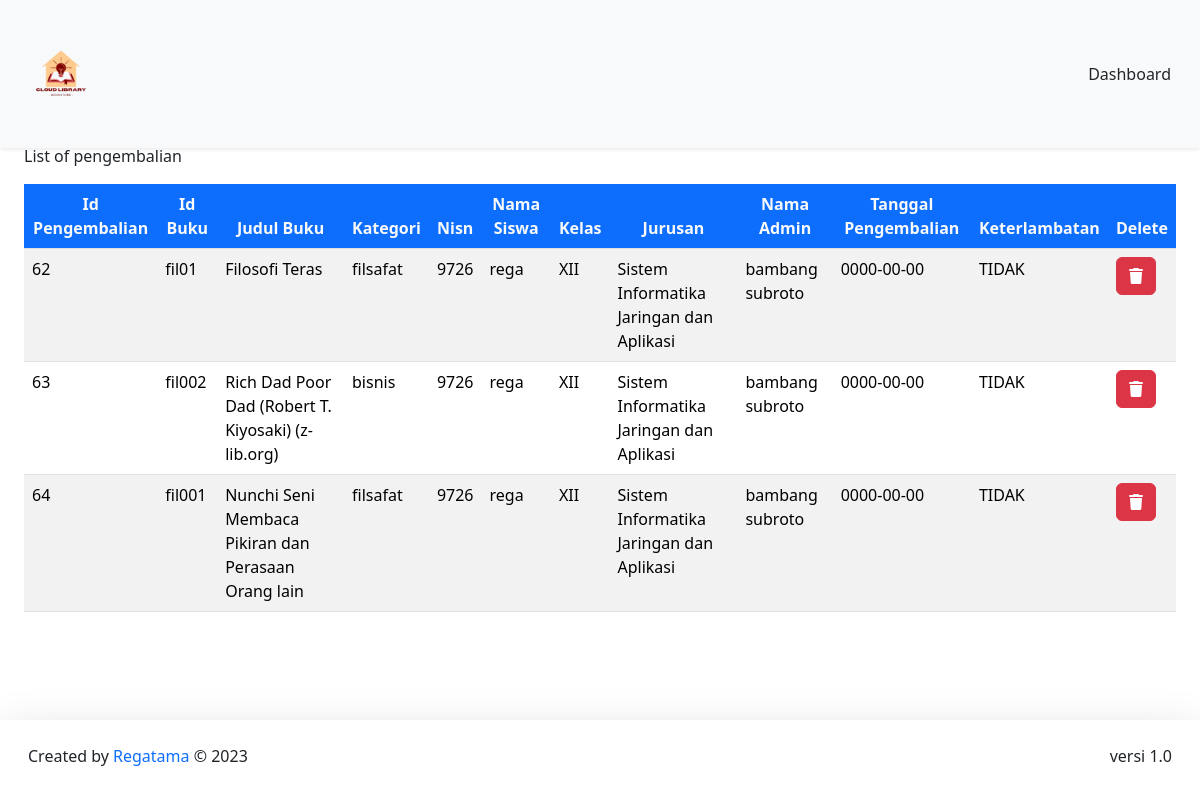
Before: /DashboardPetugas/pengembalian/pengembalianBuku.php with the older database file.
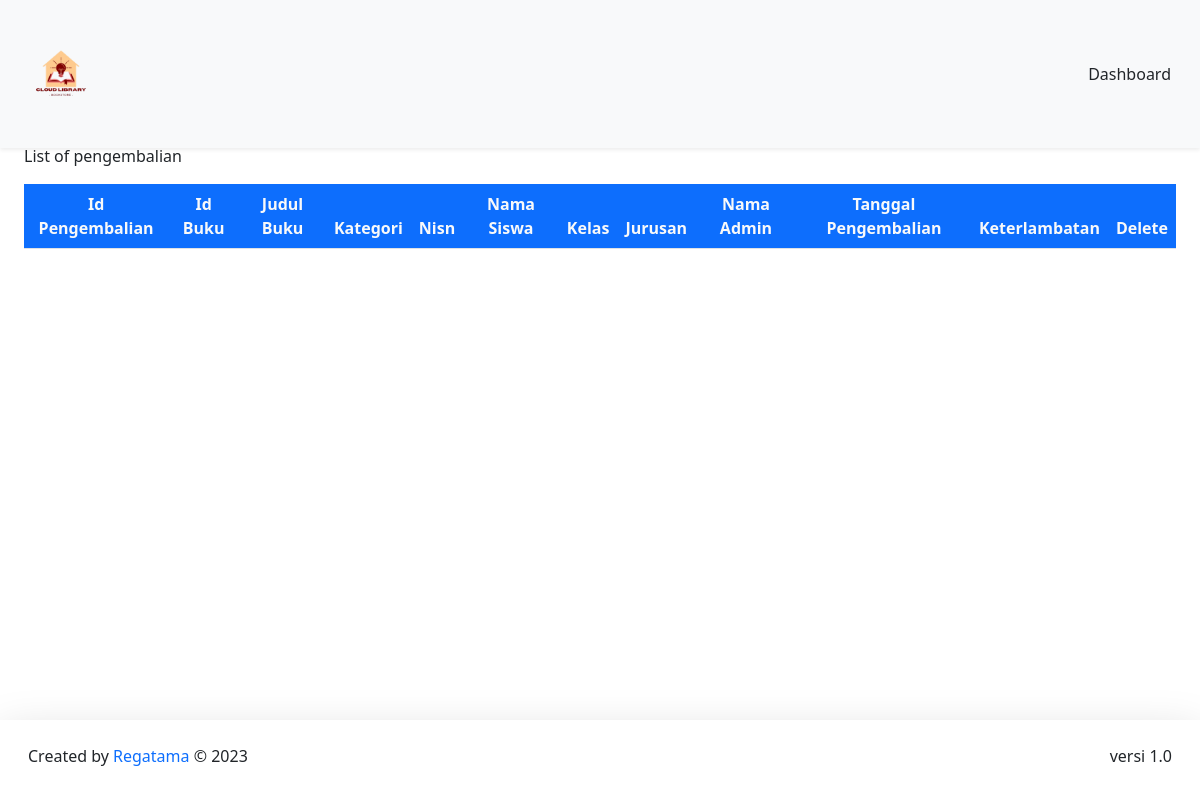
After: the same page with the newer database file.
### tables this page shows
CREATE TABLE `pengembalian` (
  `id_pengembalian` int(11) NOT NULL,
  `id_peminjaman` int(11) NOT NULL,
  `id_buku` varchar(20) NOT NULL,
  `nisn` int(11) NOT NULL,
  `id_admin` int(11) NOT NULL,
  `buku_kembali` date NOT NULL,
  `keterlambatan` enum('YA','TIDAK') NOT NULL
);

CREATE TABLE `buku` (
  `cover` varchar(255) NOT NULL,
  `id_buku` varchar(20) NOT NULL,
  `kategori` varchar(255) NOT NULL,
  `judul` varchar(255) NOT NULL,
  `pengarang` varchar(255) NOT NULL,
  `penerbit` varchar(255) NOT NULL,
  `tahun_terbit` date NOT NULL,
  `jumlah_halaman` int(11) NOT NULL,
  `buku_deskripsi` text NOT NULL,
  `isi_buku` varchar(250) NOT NULL
);

CREATE TABLE `member` (
  `nisn` int(11) NOT NULL,
  `kode_member` varchar(12) NOT NULL,
  `nama` varchar(255) NOT NULL,
  `password` varchar(255) NOT NULL,
  `jenis_kelamin` varchar(20) NOT NULL,
  `kelas` varchar(5) NOT NULL,
  `jurusan` varchar(50) NOT NULL,
  `no_tlp` varchar(15) NOT NULL,
  `tgl_pendaftaran` date NOT NULL
);

### config/config.php (called while the page is built, shortened)
<?php
$host = "127.0.0.1";
$username = "root";
$password = "";
$database_name = "perpus_sidik";
$connection = mysqli_connect($host, $username, $password, $database_name);
function queryReadData($dataKategori)
{
  global $connection;
  $result = mysqli_query($connection, $dataKategori);
  $items = [];
  while ($item = mysqli_fetch_assoc($result)) {
    $items[] = $item;
  }
  return $items;
}

### DashboardPetugas/pengembalian/pengembalianBuku.php (the view, shortened to what this page needs)
<?php
require "../../config/config.php";
$dataPeminjam = queryReadData("SELECT pengembalian.id_pengembalian, pengembalian.id_buku, buku.judul, buku.kategori, pengembalian.nisn, member.nama, member.kelas, member.jurusan, admin.nama_admin, pengembalian.buku_kembali, pengembalian.keterlambatan
FROM pengembalian
INNER JOIN buku ON pengembalian.id_buku = buku.id_buku
INNER JOIN member ON pengembalian.nisn = member.nisn
INNER JOIN admin ON pengembalian.id_admin = admin.id")
?>
<!DOCTYPE html>
<html lang="en">
<head>
   <link href="../../assets/css/bootstrap.min.css" rel="stylesheet"
>
</head>
<body>
   <nav class="navbar fixed-top bg-body-tertiary shadow-sm">
      <div class="container-fluid p-3">
         <a class="navbar-brand" href="#">
            <img src="../../assets/logoNav.png" alt="logo" width="90px">
         </a>
         <a class="btn btn-tertiary" href="../dashboardPetugas.php">Dashboard</a>
      </div>
   </nav>
   <br>
   <div class="p-4 mt-5">
      <div class="mt-5">
         <caption>List of pengembalian</caption>
         <div class="table-responsive mt-3">
            <table class="table table-striped table-hover">
               <thead class="text-center">
                  <tr>
                     <th class="bg-primary text-light">Id Pengembalian</th>
                     <th class="bg-primary text-light">Id Buku</th>
                     <th class="bg-primary text-light">Judul Buku</th>
                     <th class="bg-primary text-light">Kategori</th>
                     <th class="bg-primary text-light">Nisn</th>
                     <th class="bg-primary text-light">Nama Siswa</th>
                     <th class="bg-primary text-light">Kelas</th>
                     <th class="bg-primary text-light">Jurusan</th>
                     <th class="bg-primary text-light">Nama Admin</th>
                     <th class="bg-primary text-light">Tanggal Pengembalian</th>
                     <th class="bg-primary text-light">Keterlambatan</th>
                     <th class="bg-primary text-light">Delete</th>
                  </tr>
               </thead>
               <?php foreach ($dataPeminjam as $item) : ?>
               <tr>
                  <td><?= $item["id_pengembalian"]; ?></td>
                  <td><?= $item["id_buku"]; ?></td>
                  <td><?= $item["judul"]; ?></td>
                  <td><?= $item["kategori"]; ?></td>
                  <td><?= $item["nisn"]; ?></td>
                  <td><?= $item["nama"]; ?></td>
                  <td><?= $item["kelas"]; ?></td>
                  <td><?= $item["jurusan"]; ?></td>
                  <td><?= $item["nama_admin"]; ?></td>
                  <td><?= $item["buku_kembali"]; ?></td>
                  <td><?= $item["keterlambatan"]; ?></td>
                  <td>
                     <div class="action">
                        <a href="deletePengembalian.php?id=<?= $item["id_pengembalian"]; ?>" class="btn btn-danger"
                           onclick="return confirm('Yakin ingin menghapus data ?');"><i
                              class="fa-solid fa-trash"></i></a>
                     </div>
                  </td>
               </tr>
               <?php endforeach; ?>
            </table>
         </div>
      </div>
   </div>
   <footer class="fixed-bottom shadow-lg bg-subtle p-3">
      <div class="container-fluid d-flex justify-content-between">
         <p class="mt-2">Created by <span class="text-primary"> Regatama</span> © 2023</p>
         <p class="mt-2">versi 1.0</p>
      </div>
   </footer>
</body>
</html>

Changed rows visible on the page:
removed pengembalian: id_pengembalian "62", id_buku "fil01", id_buku.judul "Filosofi Teras", id_buku.kategori "filsafat", nisn "9726", member.nama "rega", member.kelas "XII", member.jurusan "Sistem Informatika Jaringan dan Aplikasi", id_admin.nama_admin "bambang subroto", buku_kembali "0000-00-00", keterlambatan "TIDAK"
removed pengembalian: id_pengembalian "63", id_buku "fil002", id_buku.judul "Rich Dad Poor Dad (Robert T. Kiyosaki) (z-lib.org)", id_buku.kategori "bisnis", nisn "9726", member.nama "rega", member.kelas "XII", member.jurusan "Sistem Informatika Jaringan dan Aplikasi", id_admin.nama_admin "bambang subroto", buku_kembali "0000-00-00", keterlambatan "TIDAK"
removed pengembalian: id_pengembalian "64", id_buku "fil001", id_buku.judul "Nunchi Seni Membaca Pikiran dan Perasaan Orang lain", id_buku.kategori "filsafat", nisn "9726", member.nama "rega", member.kelas "XII", member.jurusan "Sistem Informatika Jaringan dan Aplikasi", id_admin.nama_admin "bambang subroto", buku_kembali "0000-00-00", keterlambatan "TIDAK"
